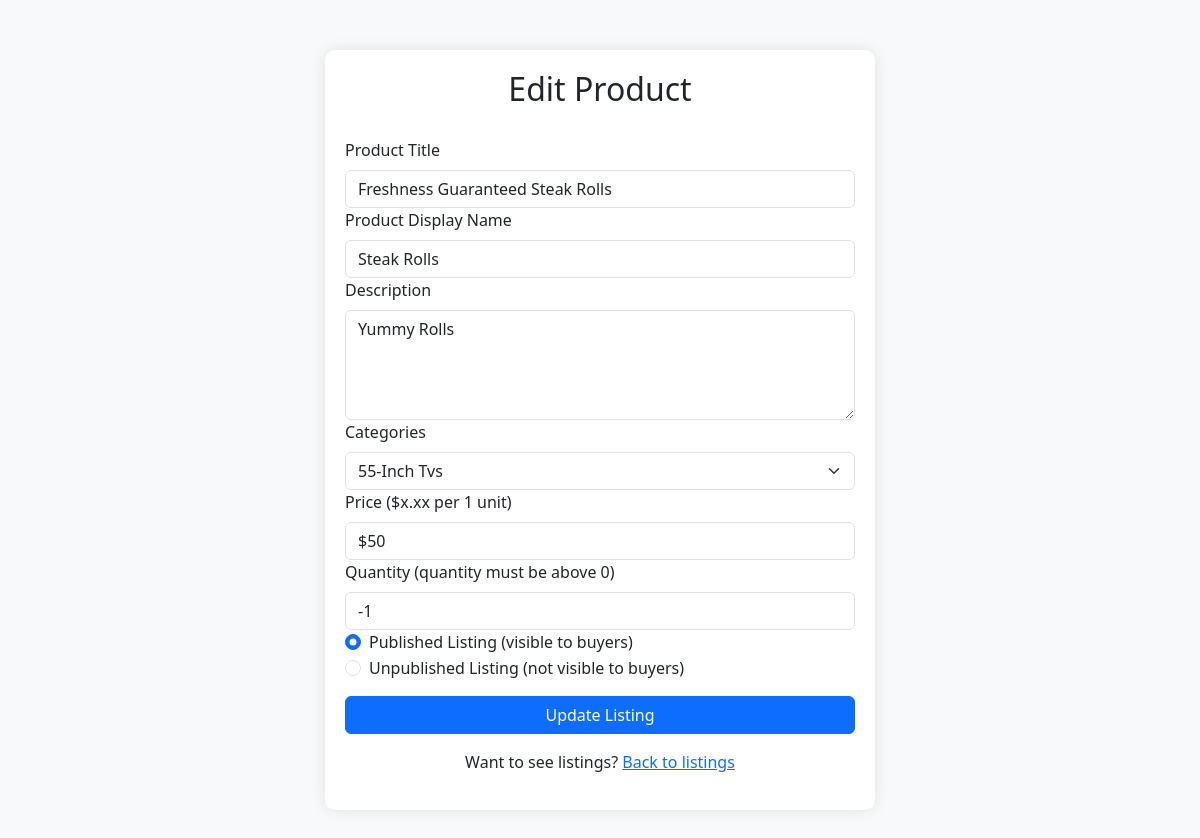
/editProductListing?productID=2513 (signed in), run on an earlier commit of the app's database.
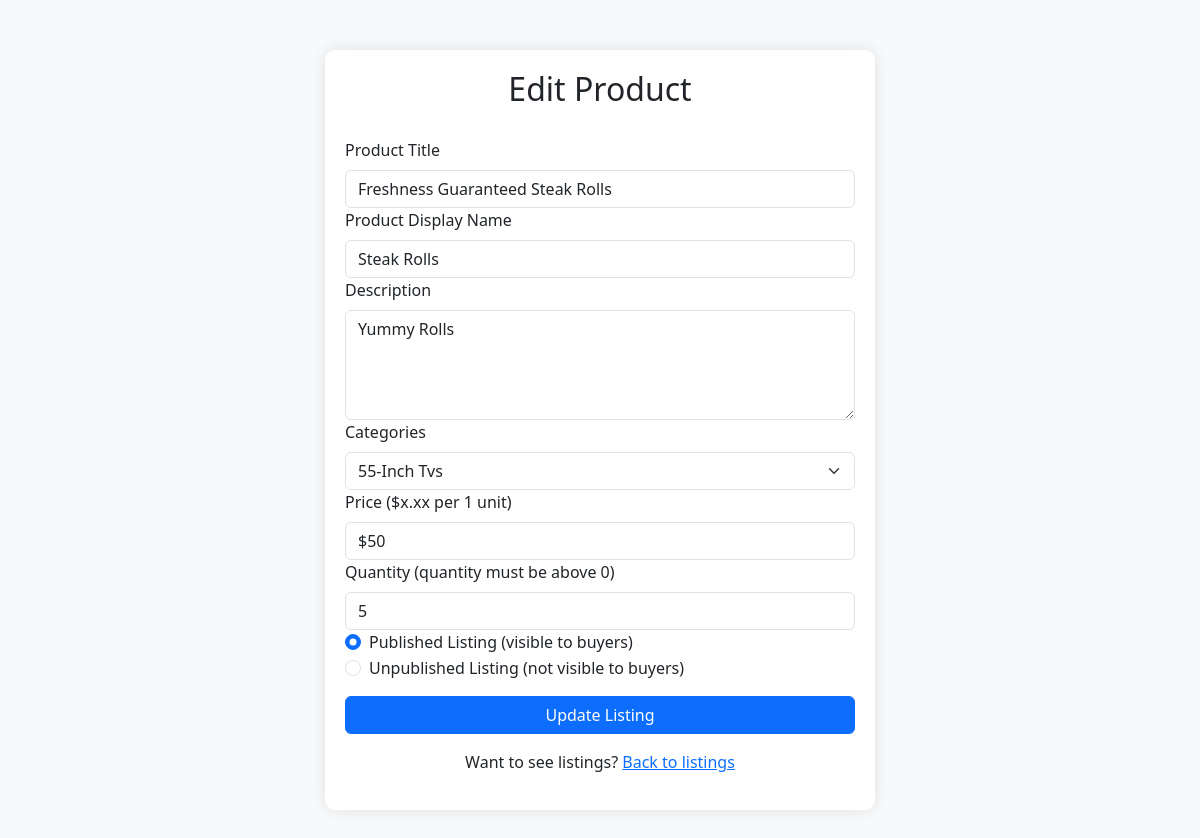
And on a later commit of the database.
### tables this page shows
CREATE TABLE ProductListings (
            seller_email TEXT,
            listing_id INTEGER,
            category TEXT NOT NULL,
            product_title TEXT NOT NULL,
            product_name TEXT NOT NULL,
            product_description TEXT NOT NULL,
            quantity INTEGER NOT NULL,
            product_price INTEGER NOT NULL,
            status INTEGER NOT NULL,
            PRIMARY KEY (seller_email, listing_id),
            FOREIGN KEY (seller_email) REFERENCES Sellers (email),
            FOREIGN KEY (category) REFERENCES Categories (category_name)
        );

### V1/nittany-business/app.py (the view, shortened to what this page needs)
@app.route('/editProductListing', methods=['GET', 'POST'])
def editProductListing():
    categories = []
    message = ""
    success = None
    user = session['user']
    sellerEmail = user['id']
    productData = {}
    listingID = session.get('productID')
    if not listingID:
        listingID = request.args.get('productID')
        if listingID:
            session['productID'] = listingID
    if request.method == "GET":
        try:
            listingID = request.args.get('productID')
            session['productID'] = listingID
            connection = sql.connect(DATABASE)
            cursor = connection.cursor()
            cursor.execute('''SELECT * FROM ProductListings WHERE Listing_ID = ? AND Seller_Email = ?''', (listingID, sellerEmail))
            product = cursor.fetchone()
            if product:
                productData = {
                                'productTitle': product[3],
                                'productName': product[4],
                                'description': product[5],
                                'productCategory': product[2],
                                'price': product[7],
                                'quantity': product[6],
                                'status': product[8]
                            }
            cursor.execute('''SELECT category_name FROM Categories;''')
            categories = [row[0] for row in cursor.fetchall()]
            connection.close()
        except Exception as e:
            print(e)
        finally:
            if connection:
                connection.close()
    return render_template('editProductListing.html', message=message, success=success, categories=categories, productData=productData)

### V1/nittany-business/templates/editProductListing.html (shortened to what this page needs)
<!DOCTYPE html>
<html lang="en">
<head>
    <link href="https://cdn.jsdelivr.net/npm/bootstrap@5.3.0/dist/css/bootstrap.min.css" rel="stylesheet">
    <link rel="stylesheet" href="{{ url_for('static', filename='css/styles.css') }}">
</head>
<body>
    <div class="container">
        <div class="register-container">
            <div class="logo">
                <h2>Edit Product</h2>
            </div>
            <form method="POST" action="{{ url_for('editProductListing') }}">
                <div class="mb-3">
                    <label for="productTitle" class="form-label">Product Title</label>
                    <input type="text" class="form-control" id="productTitle" name="productTitle" value="{{ productData['productTitle'] }}" required>
                    <label for="productName" class="form-label">Product Display Name</label>
                    <input type="text" class="form-control" id="productname" name="productName" value="{{ productData['productName'] }}" required>
                    <label for="description" class="form-label">Description</label>
                    <textarea class="form-control" id="description" name="description" rows="4" required>{{ productData['description'] }}</textarea>
                    <label for="category" class="form-label">Categories</label>
                    <select class="form-select" name="category" id="category">
                        <option value="{{ productData['productCategory'] }}"
                        {% for category in categories %}
                        <option value="{{ category }}" {% if category == selected_category %}selected{% endif %}>
                            {{ category }}
                        </option>
                        {% endfor %}
                    </select>
                    <label for="price" class="form-label" >Price ($x.xx per 1 unit)</label>
                    <input type="text" class="form-control" id="price" name="price" pattern="^\d+(\.\d{1,2})?$" value="{{ productData['price'] }}"required>
                    <label for="quantity" class="form-label">Quantity (quantity must be above 0)</label>
                    <input type="text" class="form-control" id="quantity" name="quantity" pattern="^(?!0$)\d+$" value="{{ productData['quantity'] }}" required>
                    <div class="form-check">
                        <input class="form-check-input" type="radio" name="active" id="published" value="active" checked>
                        <label class="form-check-label" for="published">
                            Published Listing (visible to buyers)
                        </label>
                    </div>
                    <div class="form-check">
                        <input class="form-check-input" type="radio" name="active" id="unpublished" value="inactive">
                        <label class="form-check-label" for="unpublished">
                            Unpublished Listing (not visible to buyers)
                        </label>
                    </div>
                </div>
                <button type="submit" class="btn btn-primary w-100">Update Listing</button>
            </form>
            <div class="mt-3 text-center">
                <p>Want to see listings? <a href="{{ url_for('productListings') }}">Back to listings</a></p>
            </div>
        </div>
    </div>
</body>
</html>

What changed in the data, as far as the page shows it:
changed ProductListings "Freshness Guaranteed Steak Rolls": quantity "-1" → "5"
